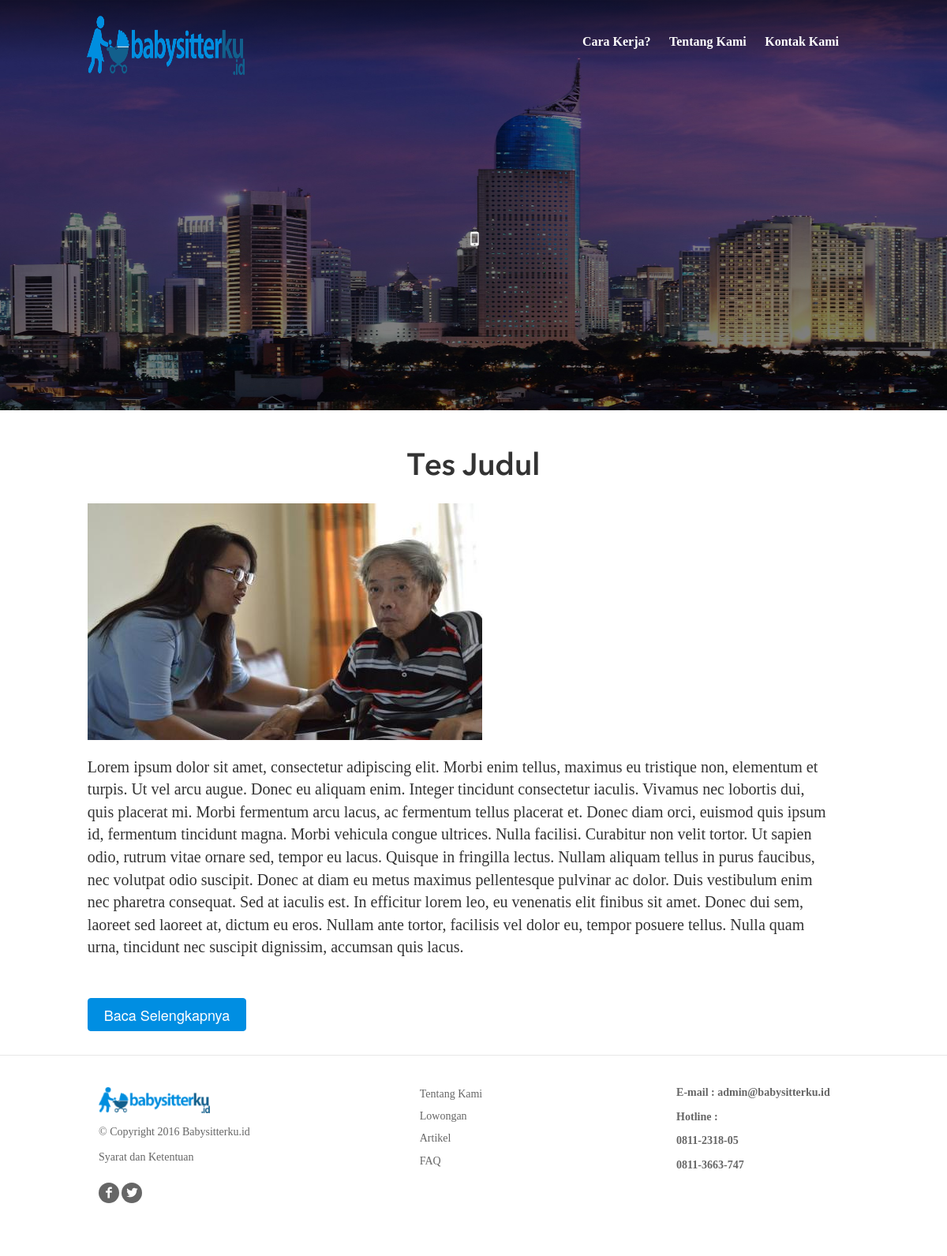
Page /index.php/artikel on the committed database.
### tables this page shows
CREATE TABLE IF NOT EXISTS `artikel` (
  `id` int(9) NOT NULL,
  `judul` varchar(100) NOT NULL,
  `headline` varchar(1000) NOT NULL,
  `isi` mediumtext NOT NULL,
  `tanggal` date NOT NULL,
  `gambar` varchar(40) NOT NULL DEFAULT 'default.jpg',
  `link` varchar(32) NOT NULL
);

### application/controllers/Artikel.php (called while the page is built, shortened)
<?php
class artikel extends CI_Controller {
	function __construct(){
		$this->load->model('web/artikel_model','artikel_model');
		$this->load->model('web/kontak_model','kontak');
	}
	function index()
	{
		$data['artikel']=$this->artikel_model->get_all();
		$title="Artikel | Babysitter | Penyedia Jasa Babysitter";
		$desc = "Artikel-artikel kesehatan yang ditulis oleh penyedia jasa babysitter terbaik";
		$kontak['email']= $this->kontak->get('Email')->isi;
		$kontak['hotline1']= $this->kontak->get('Hotline 1')->isi;
		$kontak['hotline2']= $this->kontak->get('Hotline 2')->isi;
		$this->load->view('front/template/home-head',array('title' => $title,'description'=>$desc));
		$this->load->view('front/template/home-header');
		$this->load->view('front/konten/artikel',$data);
		$this->load->view('front/template/home-footer',$kontak);
	}
}

### index.php (called while the page is built, shortened)
<?php
require_once BASEPATH.'core/CodeIgniter.php';

### application/models/web/Artikel_model.php (called while the page is built, shortened)
<?php
class artikel_model extends CI_Model {
	public function get_all()
	{
		$this->db->order_by('id','desc');
		$query = $this->db->get('artikel');
		return $query->result();
	}
}

### application/views/front/konten/artikel.php (the view, shortened to what this page needs)
    <div class="overview">
        <ul class="cb-slideshow">
            <li>
                <?=img('wallpaper/artikel.jpg')?>
            </li>
        </ul>
          <div class="hero full-block">
              <div class="wrapper">
                  <div class="dynamic-row">
                      <div class="wrapper  wrap1">
                          <h1 class="title-wrapper choose-account"> <span class="hero_heading">  </span> <span class="hero_subtitle"></span>
                          </h1>
                      </div>
                      <div class="wrapper choose-account-wrapper">
                          <div class="dynamic-row">
                              <div class="centered_medium_anchor tellme_bttn -bttn -blue"> <a href="" rel="media-gallery" title="" style="color:#fff;"><i class="icon-font icon-font-mobile"></i></a>
                                  <br><br><br><br>
                            </div>
                          </div>
                      </div>
                  </div>
              </div>
          </div>
<?php foreach ($artikel as $a): ?>
        <div class="about">
            <div class="wrapper wrapper-title">
                <h2><?=$a->judul?></h2>
            </div>
            <div class="container">
                <div class="row">
                    <div class="col-lg-12 col-lg-offset-1 col-md-12">
                        <br>
                        <?=img('artikel/'.$a->gambar,array('class' => 'img text-center'))?>
                        <br><br>
                        <p><?=$a->headline?></p>
                        <br>
                        <br>
                        <a href="<?=site_url('artikel/view/'.$a->link)?>" class="bttn blue"/>Baca Selengkapnya</a>
                    </div>
                </div>
            </div>
        </div>
<?php endforeach; ?>

### application/helpers/asset_helper.php (shortened to what this page needs)
<?php  if ( ! defined('BASEPATH')) exit('No direct script access allowed');
if ( ! function_exists('css_url'))
{
    function css_url()
    {
        $CI =& get_instance();
        return base_url() . $CI->config->item('css_path');
    }
}
if ( ! function_exists('img_url'))
{
    function img_url()
    {
        $CI =& get_instance();
        return base_url() . $CI->config->item('img_path');
    }
}
if ( ! function_exists('css'))
{
    function css($file, $media='all')
    {
        return '<link rel="stylesheet" type="text/css" href="' . css_url() . $file . '" media="' . $media . '">'."\n";
    }
}
if ( ! function_exists('img'))
{
    function img($file,  $atts = array())
    {
		$url = '<img src="' . img_url() . $file . '"';
		foreach ( $atts as $key => $val )
			$url .= ' ' . $key . '="' . $val . '"';
		$url .= " />\n";
        return $url;
    }
}

### assets/css/front.css (style rules this page uses)
.row { display: block; width: 970px; margin: 0 -5px; *zoom: 1; }
.row:before, .row:after { content: ""; display: table; }
.row:after { clear: both; }
.dynamic-row { display: block; width: 100%; margin: 0; padding: 0; *zoom: 1; }
.dynamic-row:before, .dynamic-row:after { content: ""; display: table; }
.dynamic-row:after { clear: both; }
h1, h2 { text-shadow: none; }
.overview .hero { -webkit-background-size: cover; -moz-background-size: cover; -o-background-size: cover; background-size: cover; position: absolute; top: 0; left: 0; right: 0; height:700px; }
.overview .hero { height: 94.7%; left: 0; position: relative; right: 0; top: 0; margin-top: -80px; }
.centered_medium_anchor { display: block; float: left; width: 100%; text-align: center; margin: 32px auto 0; color: white !important; font-weight: bold; letter-spacing: 2px; font-size: 24px; max-width: 400px; margin: 32px auto; float: none; }
.overview .hero .dynamic-row { padding-top: 37px; max-width: 960px; margin: 0 auto; -webkit-box-sizing: border-box; -moz-box-sizing: border-box; box-sizing: border-box; position: relative; z-index: 1; }
.overview .wrapper-title { text-align: center; margin: 0 auto 50px; -webkit-font-smoothing: antialiased; -moz-osx-font-smoothing: grayscale; }
.overview .wrapper-title h2 { font-size: 38.99px; line-height: 49.994px; letter-spacing: -0.01em; font-weight: 400; width: 85%; margin: 0 auto 40px; }
.centered_medium_anchor { color: white !important; display: block; float: left; font-size: 18px; font-weight: bold; letter-spacing: 2px; margin: 32px auto 32px 164px; max-width: 66%; text-align: center; width: 100%; }
.overview .hero { height: 94.7%; left: 0; margin-top: -50px; position: relative; right: 0; top: 0; }
.choose-account-wrapper { margin-bottom: 68px; padding-left: 0; padding-right: 0; }

### assets/css/home-login.css (style rules this page uses)
.row { display: block; margin: 0 -5px; width: 970px; }
.row::before, .row::after { content: ""; display: table; }
.row::after { clear: both; }
.dynamic-row { display: block; margin: 0; padding: 0; width: 100%; }
.dynamic-row::before, .dynamic-row::after { content: ""; display: table; }
.dynamic-row::after { clear: both; }
.title-wrapper { font-size: 28px; font-weight: 400; letter-spacing: -0.01em; line-height: 35.994px; margin: 0 auto; padding-bottom: 40px; text-align: center; }
.title-wrapper.choose-account { padding: 15px 0; }
.login-wrapper, .signup-wrapper, .reset-password-wrapper, .choose-account-wrapper { margin: 0 auto; padding: 30px 40px 2px; text-align: center; }
.choose-account-wrapper { padding-left: 0; padding-right: 0; margin-bottom: 90px; }

### assets/css/avenir-next.css (style rules this page uses)
.row { display:block;width:970px;margin:0 -5px;*zoom:1 }
.row:before,.row:after { content:"";display:table }
.row:after { clear:both }
.dynamic-row { display:block;width:100%;margin:0;padding:0;*zoom:1 }
.dynamic-row:before,.dynamic-row:after { content:"";display:table }
.dynamic-row:after { clear:both }

### assets/css/slider.css (style rules this page uses)
.cb-slideshow, .cb-slideshow:after { height: 520px; left: 0; position: absolute; top: 0; width: 100%; z-index: 0; }
.cb-slideshow li img { width: 100%; height: 520px; position: absolute; top: 0px; left: 0px; z-index: 0; }

### assets/css/gx-sidemenu-light.css (style rules this page uses)
body { font-family: Raleway; }

### rows in the picture
artikel: judul "Tes Judul", shows a picture, headline "Lorem ipsum dolor sit amet, consectetur adipiscing elit. Morbi enim tellus, maximus eu tristique non, elementum et turpis. Ut vel arcu augue. Donec eu aliquam enim. Integer tincidunt consectetur iaculis. Vivamus nec lobortis dui, quis placerat mi. Morbi fermentum arcu lacus, ac fermentum tellus placerat et. Donec diam orci, euismod quis ipsum id, fermentum tincidunt magna. Morbi vehicula congue ultrices. Nulla facilisi. Curabitur non velit tortor. Ut sapien odio, rutrum vitae ornare sed, tempor eu lacus. Quisque in fringilla lectus. Nullam aliquam tellus in purus faucibus, nec volutpat odio suscipit. Donec at diam eu metus maximus pellentesque pulvinar ac dolor. Duis vestibulum enim nec…"

### other values in the picture
$email "admin@babysitterku.id"
$hotline1 "0811-2318-05"
$hotline2 "0811-3663-747"
